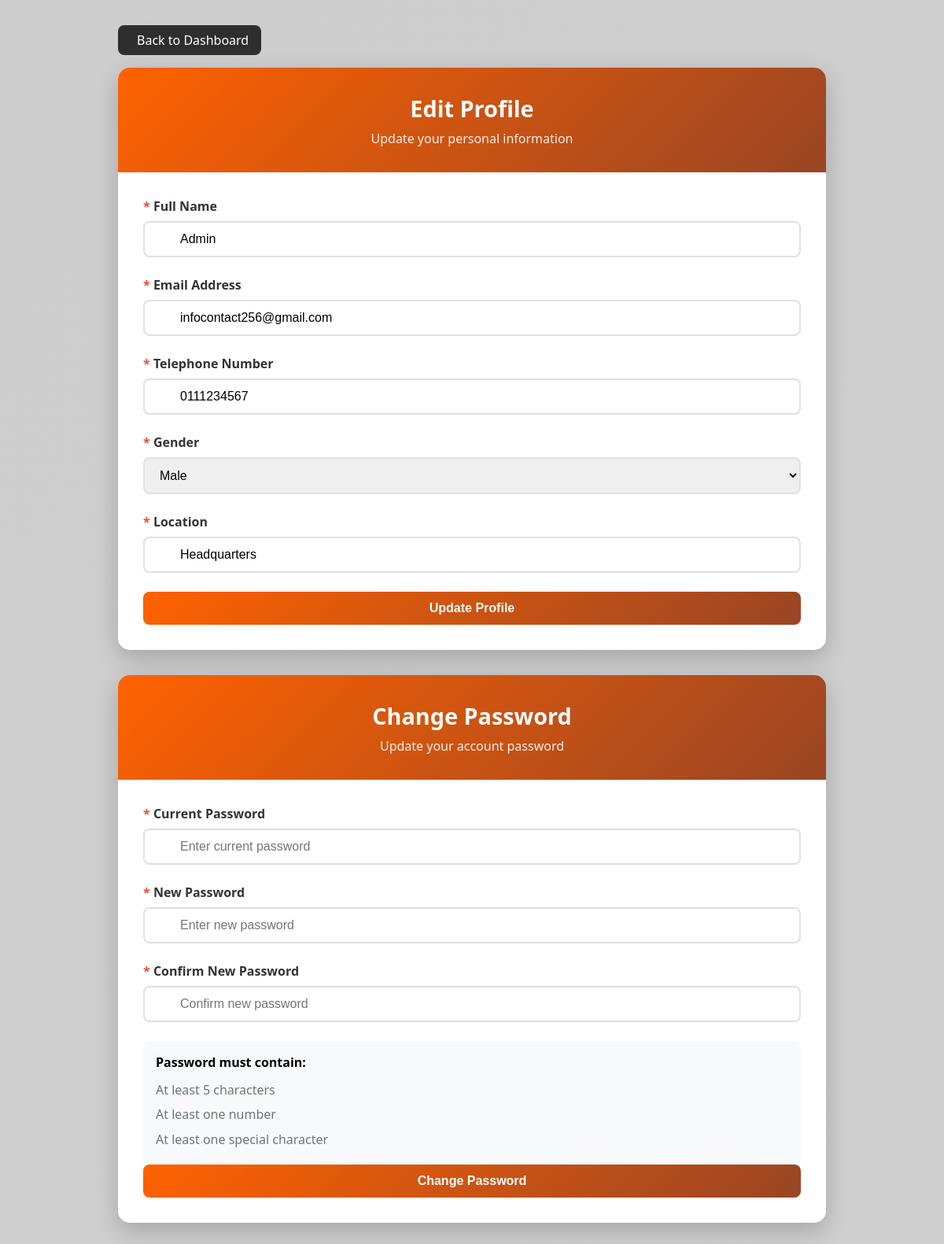
/presentation/edit_profile_admin.php (signed in), run on the app's committed database.
### tables this page shows
CREATE TABLE IF NOT EXISTS `users` (
  `userId` int NOT NULL AUTO_INCREMENT,
  `name` varchar(100) NOT NULL,
  `email` varchar(100) NOT NULL,
  `password` varchar(255) NOT NULL,
  `telephoneNo` varchar(20) DEFAULT NULL,
  `location` varchar(100) DEFAULT NULL,
  `gender` enum('Male','Female','Other','Prefer not to say') NOT NULL,
  `role` enum('Volunteer','Admin','Coordinator','Organizer','Volunteer+Organizer') DEFAULT 'Volunteer',
  PRIMARY KEY (`userId`),
  UNIQUE KEY `email` (`email`)
);

### business_logic/ProfileLogic.php (called while the page is built, shortened)
<?php
require_once __DIR__ . "/../data_access/ProfileData.php";
class ProfileLogic {
    private $profileData;
    public function __construct($conn) {
        $this->profileData = new ProfileData($conn);
    }
    public function getAdminProfile($userId) {
        $admin = $this->profileData->getAdminById($userId);
        return ["success" => true, "data" => $admin];
    }
}
?>

### data_access/ProfileData.php (called while the page is built, shortened)
<?php
class ProfileData {
    private $conn;
    public function __construct($conn) {
        $this->conn = $conn;
    }
    public function getAdminById($userId) {
        $stmt = $this->conn->prepare("SELECT userId, name, email, telephoneNo, location, gender, password FROM users WHERE userId = ? AND role = 'Admin'");
        $stmt->bind_param("i", $userId);
        $stmt->execute();
        $result = $stmt->get_result();
        return $result->fetch_assoc();
    }
}
?>

### presentation/edit_profile_admin.php (the view, shortened to what this page needs)
<?php
require_once __DIR__ . "/../data_access/db.php";
require_once __DIR__ . "/../business_logic/ProfileLogic.php";
$profileLogic = new ProfileLogic($conn);
$userId = $_SESSION['userId'];
$profileResult = $profileLogic->getAdminProfile($userId);
$profile = $profileResult['success'] ? $profileResult['data'] : null;
?>
<!DOCTYPE html>
<html lang="en">
<head>
    <link rel="stylesheet" href="../assets/css/edit_pro1.css">
    <link href="https://cdnjs.cloudflare.com/ajax/libs/remixicon/3.5.0/remixicon.css" rel="stylesheet">
</head>
<body>
    <div class="container">
        <a href="about.html" class="back-link" onclick="history.back(); return false;">
            <i class="ri-arrow-left-line"></i> Back to Dashboard
        </a>
        <div class="profile-card">
            <div class="card-header">
                <h2>Edit Profile</h2>
                <p>Update your personal information</p>
            </div>
            <div class="card-body">
                <form id="profileForm">
                    <div class="form-group">
                        <label class="form-label">
                            <span class="required">*</span> Full Name
                        </label>
                        <div class="input-group">
                            <input type="text" name="name" class="form-control" value="<?php echo htmlspecialchars($profile['name']); ?>" required>
                        </div>
                    </div>
                    <div class="form-group">
                        <label class="form-label">
                            <span class="required">*</span> Email Address
                        </label>
                        <div class="input-group">
                            <input type="email" name="email" class="form-control" value="<?php echo htmlspecialchars($profile['email']); ?>" required>
                        </div>
                    </div>
                    <div class="form-group">
                        <label class="form-label">
                            <span class="required">*</span> Telephone Number
                        </label>
                        <div class="input-group">
                            <input type="tel" name="phone" class="form-control" value="<?php echo htmlspecialchars($profile['telephoneNo']); ?>" required>
                        </div>
                    </div>
                    <div class="form-group">
                        <label class="form-label">
                            <span class="required">*</span> Gender
                        </label>
                        <select name="gender" class="form-select" required>
                            <option value="Male" <?php echo $profile['gender'] === 'Male' ? 'selected' : ''; ?>>Male</option>
                        </select>
                    </div>
                    <div class="form-group">
                        <label class="form-label">
                            <span class="required">*</span> Location
                        </label>
                        <div class="input-group">
                            <input type="text" name="location" class="form-control" value="<?php echo htmlspecialchars($profile['location']); ?>" required>
                        </div>
                    </div>
                    <button type="submit" class="btn btn-primary">Update Profile</button>
                </form>
            </div>
        </div>
        <div class="profile-card">
            <div class="card-header">
                <h2>Change Password</h2>
                <p>Update your account password</p>
            </div>
            <div class="card-body">
                <form id="passwordForm">
                    <div class="form-group">
                        <label class="form-label">
                            <span class="required">*</span> Current Password
                        </label>
                        <div class="input-group">
                            <input type="password" id="currentPassword" class="form-control" placeholder="Enter current password" required>
                        </div>
                    </div>
                    <div class="form-group">
                        <label class="form-label">
                            <span class="required">*</span> New Password
                        </label>
                        <div class="input-group">
                            <input type="password" id="newPassword" class="form-control" placeholder="Enter new password" required>
                        </div>
                    </div>
                    <div class="form-group">
                        <label class="form-label">
                            <span class="required">*</span> Confirm New Password
                        </label>
                        <div class="input-group">
                            <input type="password" id="confirmPassword" class="form-control" placeholder="Confirm new password" required>
                        </div>
                    </div>
                    <div class="password-requirements">
                        <p>Password must contain:</p>
                        <ul>
                            <li id="length">At least 5 characters</li>
                            <li id="number">At least one number</li>
                            <li id="special">At least one special character</li>
                        </ul>
                    </div>
                    <button type="submit" class="btn btn-primary">Change Password</button>
                </form>
            </div>
        </div>
    </div>
</body>
</html>

### assets/css/edit_pro1.css (style rules this page uses)
* { margin: 0; padding: 0; box-sizing: border-box; }
body { font-family: 'Segoe UI', Tahoma, Geneva, Verdana, sans-serif; background: linear-gradient(135deg, #cecdcdff 0%, #cfcfcfff 100%); min-height: 100vh; padding: 2rem; }
.container { max-width: 900px; margin: 0 auto; }
.profile-card { background: white; border-radius: 15px; box-shadow: 0 10px 30px rgba(0,0,0,0.2); overflow: hidden; margin-bottom: 2rem; }
.card-header { background: linear-gradient(135deg, #ff6200 0%, #994524 100%); color: white; padding: 2rem; text-align: center; }
.card-header h2 { font-size: 1.8rem; margin-bottom: 0.5rem; }
.card-header p { opacity: 0.9; }
.card-body { padding: 2rem; }
.form-group { margin-bottom: 1.5rem; }
.form-label { display: block; font-weight: 600; margin-bottom: 0.5rem; color: #333; }
.required { color: #e74c3c; }
.input-group { position: relative; }
.form-control { width: 100%; padding: 12px 15px 12px 45px; border: 2px solid #e0e0e0; border-radius: 8px; font-size: 1rem; transition: all 0.3s; }
.form-select { width: 100%; padding: 12px 15px; border: 2px solid #e0e0e0; border-radius: 8px; font-size: 1rem; transition: all 0.3s; cursor: pointer; }
.btn { padding: 12px 30px; border: none; border-radius: 8px; font-size: 1rem; font-weight: 600; cursor: pointer; transition: all 0.3s; }
.btn-primary { background: linear-gradient(135deg, #ff6200 0%, #994524 100%); color: white; width: 100%; }
.back-link { display: inline-flex; align-items: center; color: white; text-decoration: none; margin-bottom: 1rem; padding: 8px 16px; background: rgba(10, 10, 10, 0.81); border-radius: 8px; transition: all 0.3s; }
.password-requirements { margin-top: 1rem; padding: 1rem; background: #f8f9fa; border-radius: 8px; }
.password-requirements p { font-weight: 600; margin-bottom: 0.5rem; }
.password-requirements ul { list-style: none; padding-left: 0; }
.password-requirements li { padding: 0.3rem 0; color: #6c757d; }

### data on the page
users: name "Admin", email "infocontact256@gmail.com", phone "0111234567", gender "Male", location "Headquarters"
